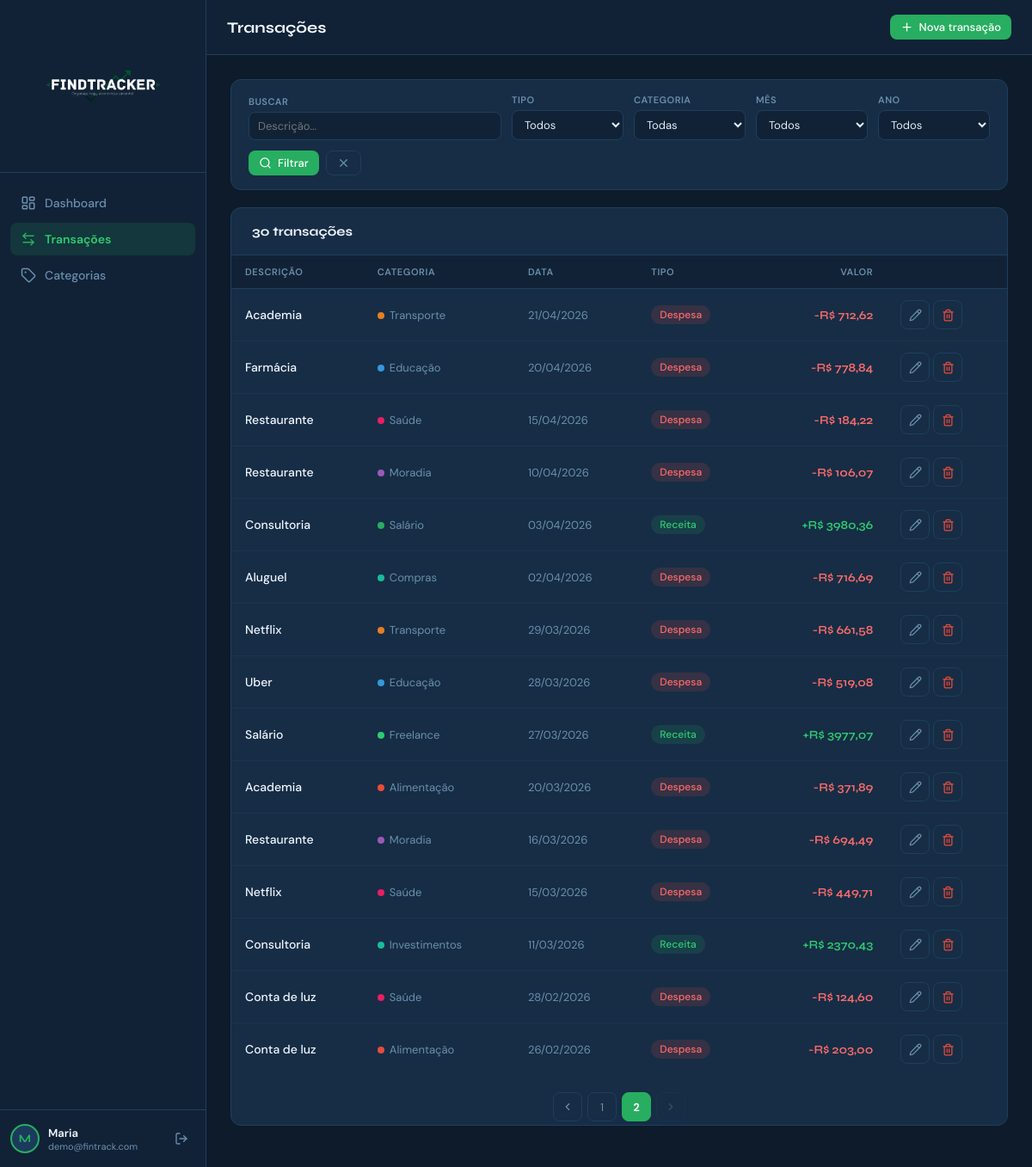
The app's page /transactions?page=2&type=&category=0&month=0&year=0&search= (signed in) with its own data.
### models/models.py (models this page shows, shortened)
class User(UserMixin, db.Model):
    __tablename__ = 'users'
    id           = db.Column(db.Integer, primary_key=True)
    name         = db.Column(db.String(120), nullable=False)
    email        = db.Column(db.String(150), unique=True, nullable=False)
    password_hash= db.Column(db.String(256), nullable=False)
    created_at   = db.Column(db.DateTime, default=datetime.utcnow)
    transactions = db.relationship('Transaction', backref='user', lazy=True, cascade='all, delete-orphan')
    categories   = db.relationship('Category',    backref='user', lazy=True, cascade='all, delete-orphan')

class Transaction(db.Model):
    __tablename__ = 'transactions'
    id          = db.Column(db.Integer, primary_key=True)
    description = db.Column(db.String(200), nullable=False)
    amount      = db.Column(db.Float, nullable=False)
    type        = db.Column(db.String(10), nullable=False)  # 'income' | 'expense'
    date        = db.Column(db.Date, nullable=False, default=datetime.utcnow)
    notes       = db.Column(db.Text, default='')
    user_id     = db.Column(db.Integer, db.ForeignKey('users.id'),    nullable=False)
    category_id = db.Column(db.Integer, db.ForeignKey('categories.id'), nullable=True)
    created_at  = db.Column(db.DateTime, default=datetime.utcnow)

class Category(db.Model):
    __tablename__ = 'categories'
    id      = db.Column(db.Integer, primary_key=True)
    name    = db.Column(db.String(80), nullable=False)
    icon    = db.Column(db.String(40), default='tag')
    color   = db.Column(db.String(7),  default='#27AE60')
    type    = db.Column(db.String(10), nullable=False)   # 'income' | 'expense'
    user_id = db.Column(db.Integer, db.ForeignKey('users.id'), nullable=False)
    transactions = db.relationship('Transaction', backref='category', lazy=True)

### routes/main.py (the view)
@main_bp.route('/transactions')
@login_required
def transactions():
    page     = request.args.get('page', 1, type=int)
    ttype    = request.args.get('type', '')
    cat_id   = request.args.get('category', 0, type=int)
    month    = request.args.get('month', 0, type=int)
    year     = request.args.get('year',  0, type=int)
    search   = request.args.get('search', '')
    q = Transaction.query.filter_by(user_id=current_user.id)
    if ttype:    q = q.filter_by(type=ttype)
    if cat_id:   q = q.filter_by(category_id=cat_id)
    if month:    q = q.filter(extract('month', Transaction.date) == month)
    if year:     q = q.filter(extract('year',  Transaction.date) == year)
    if search:   q = q.filter(Transaction.description.ilike(f'%{search}%'))
    transactions = q.order_by(Transaction.date.desc(), Transaction.id.desc()).paginate(page=page, per_page=15)
    categories   = Category.query.filter_by(user_id=current_user.id).order_by(Category.name).all()
    today        = date.today()
    return render_template('transactions.html',
        transactions=transactions,
        categories=categories,
        filters={'type': ttype, 'category': cat_id, 'month': month, 'year': year, 'search': search},
        today=today,
        years=list(range(today.year - 3, today.year + 1))
    )

### app.py (called while the page is built)
def create_app():
    app = Flask(__name__)
    app.config['SECRET_KEY']          = os.environ.get('SECRET_KEY', 'fintrack-secret-2025-change-me')
    app.config['SQLALCHEMY_DATABASE_URI']        = 'sqlite:///fintrack.db'
    app.config['SQLALCHEMY_TRACK_MODIFICATIONS'] = False
    db.init_app(app)
    login_manager = LoginManager(app)
    login_manager.login_view     = 'auth.login'
    login_manager.login_message  = 'Faça login para continuar.'
    login_manager.login_message_category = 'info'
    @login_manager.user_loader
    def load_user(user_id):
        return User.query.get(int(user_id))
    app.register_blueprint(auth_bp)
    app.register_blueprint(main_bp)
    with app.app_context():
        db.create_all()
    return app

### templates/transactions.html (shortened to what this page needs)
{% extends 'base.html' %}
{% block page_title %}Transações{% endblock %}
{% block topbar_actions %}
  <a href="{{ url_for('main.add_transaction') }}" class="btn btn-primary btn-sm">
    <i data-lucide="plus"></i> Nova transação
  </a>
{% endblock %}
{% block content %}
<form method="GET" class="filters-bar">
  <div class="filter-group" style="flex:2;min-width:180px">
    <label class="filter-label">Buscar</label>
    <input type="text" name="search" class="filter-control" placeholder="Descrição..." value="{{ filters.search }}">
  </div>
  <div class="filter-group">
    <label class="filter-label">Tipo</label>
    <select name="type" class="filter-control">
      <option value="">Todos</option>
    </select>
  </div>
  <div class="filter-group">
    <label class="filter-label">Categoria</label>
    <select name="category" class="filter-control">
      <option value="">Todas</option>
    </select>
  </div>
  <div class="filter-group">
    <label class="filter-label">Mês</label>
    <select name="month" class="filter-control">
      <option value="">Todos</option>
    </select>
  </div>
  <div class="filter-group">
    <label class="filter-label">Ano</label>
    <select name="year" class="filter-control">
      <option value="">Todos</option>
    </select>
  </div>
  <div style="display:flex;gap:8px;align-items:flex-end">
    <button type="submit" class="btn btn-primary btn-sm"><i data-lucide="search"></i> Filtrar</button>
    <a href="{{ url_for('main.transactions') }}" class="btn btn-ghost btn-sm"><i data-lucide="x"></i></a>
  </div>
</form>
<div class="table-card">
  <div class="table-header">
    <span class="table-title">
      {{ transactions.total }} transaç{{ 'ão' if transactions.total == 1 else 'ões' }}
    </span>
  </div>
  {% if transactions.items %}
  <table>
    <thead>
      <tr>
        <th>Descrição</th>
        <th>Categoria</th>
        <th>Data</th>
        <th>Tipo</th>
        <th class="text-right">Valor</th>
        <th></th>
      </tr>
    </thead>
    <tbody>
      {% for tx in transactions.items %}
      <tr>
        <td class="td-desc">
          {{ tx.description }}
        </td>
        <td>
          {% if tx.category %}
          <span style="display:inline-flex;align-items:center;gap:6px">
            <span style="width:8px;height:8px;border-radius:50%;background:{{ tx.category.color }};display:inline-block;flex-shrink:0"></span>
            <span style="font-size:13px;color:var(--muted)">{{ tx.category.name }}</span>
          </span>
          {% else %}<span style="color:var(--muted2);font-size:13px">—</span>{% endif %}
        </td>
        <td style="color:var(--muted);font-size:13px;white-space:nowrap">{{ tx.date.strftime('%d/%m/%Y') }}</td>
        <td><span class="badge badge-{{ tx.type }}">{{ 'Receita' if tx.type == 'income' else 'Despesa' }}</span></td>
        <td class="text-right amount-{{ tx.type }}" style="white-space:nowrap">
          {{ '+' if tx.type == 'income' else '-' }}R$ {{ '%.2f'|format(tx.amount)|replace('.',',') }}
        </td>
        <td>
          <div class="tx-actions">
            <a href="{{ url_for('main.edit_transaction', tx_id=tx.id) }}" class="btn btn-ghost btn-icon btn-sm" title="Editar">
              <i data-lucide="pencil"></i>
            </a>
            <form method="POST" action="{{ url_for('main.delete_transaction', tx_id=tx.id) }}"
                  onsubmit="return confirm('Remover esta transação?')">
              <button type="submit" class="btn btn-ghost btn-icon btn-sm" title="Excluir" style="color:var(--red)">
                <i data-lucide="trash-2"></i>
              </button>
            </form>
          </div>
        </td>
      </tr>
      {% endfor %}
    </tbody>
  </table>
  {% if transactions.pages > 1 %}
  <div class="pagination">
    <a href="{{ url_for('main.transactions', page=transactions.prev_num, **filters) if transactions.has_prev else '#' }}"
       class="page-link {{ 'disabled' if not transactions.has_prev }}">
      <i data-lucide="chevron-left" style="width:14px;height:14px"></i>
    </a>
    {% for p in transactions.iter_pages(left_edge=1, right_edge=1, left_current=2, right_current=2) %}
      {% if p %}
        <a href="{{ url_for('main.transactions', page=p, **filters) }}"
           class="page-link {{ 'active' if p == transactions.page }}">{{ p }}</a>
      {% else %}
        <span class="page-link disabled">…</span>
      {% endif %}
    {% endfor %}
    <a href="{{ url_for('main.transactions', page=transactions.next_num, **filters) if transactions.has_next else '#' }}"
       class="page-link {{ 'disabled' if not transactions.has_next }}">
      <i data-lucide="chevron-right" style="width:14px;height:14px"></i>
    </a>
  </div>
  {% endif %}
  {% endif %}
</div>
{% endblock %}

### templates/base.html (shortened to what this page needs)
<!DOCTYPE html>
<html lang="pt-BR">
<head>
  <link rel="stylesheet" href="{{ url_for('static', filename='css/style.css') }}">
</head>
<body>
{% if current_user.is_authenticated %}
<aside class="sidebar" id="sidebar">
  <div class="sidebar-logo">
  <img src="{{ url_for('static', filename='img/logo-dark.png') }}" alt="FinTrack" class="sidebar-logo-img">
</div>
  <nav class="sidebar-nav">
    <a href="{{ url_for('main.dashboard') }}"    class="nav-item {% if request.endpoint == 'main.dashboard'    %}active{% endif %}">
      <i data-lucide="layout-dashboard"></i><span>Dashboard</span>
    </a>
    <a href="{{ url_for('main.transactions') }}" class="nav-item {% if 'transaction' in request.endpoint %}active{% endif %}">
      <i data-lucide="arrow-left-right"></i><span>Transações</span>
    </a>
    <a href="{{ url_for('main.categories') }}"   class="nav-item {% if 'categor' in request.endpoint %}active{% endif %}">
      <i data-lucide="tag"></i><span>Categorias</span>
    </a>
  </nav>
  <div class="sidebar-footer">
    <div class="user-info">
      <div class="user-avatar">{{ current_user.name[0].upper() }}</div>
      <div class="user-details">
        <span class="user-name">{{ current_user.name.split()[0] }}</span>
        <span class="user-email">{{ current_user.email }}</span>
      </div>
    </div>
    <a href="{{ url_for('auth.logout') }}" class="logout-btn" title="Sair">
      <i data-lucide="log-out"></i>
    </a>
  </div>
</aside>
<div class="main-wrap">
  <header class="topbar">
    <div class="topbar-title">{% block page_title %}{% endblock %}</div>
    <div class="topbar-actions">{% block topbar_actions %}{% endblock %}</div>
  </header>
  <main class="page-content">
    {% block content %}{% endblock %}
  </main>
</div>
{% endif %}
</body>
</html>

### records on screen
User: name "M", name "Maria", email "demo@fintrack.com"
Transaction: description "Academia", category.name "Transporte", date "21/04/2026", type "Despesa", type "-", amount "712,62"
Transaction: description "Farmácia", category.name "Educação", date "20/04/2026", type "Despesa", type "-", amount "778,84"
Transaction: description "Restaurante", category.name "Saúde", date "15/04/2026", type "Despesa", type "-", amount "184,22"
Transaction: description "Restaurante", category.name "Moradia", date "10/04/2026", type "Despesa", type "-", amount "106,07"
Transaction: description "Consultoria", category.name "Salário", date "03/04/2026", type "Receita", type "+", amount "3980,36"
Transaction: description "Aluguel", category.name "Compras", date "02/04/2026", type "Despesa", type "-", amount "716,69"
Transaction: description "Netflix", category.name "Transporte", date "29/03/2026", type "Despesa", type "-", amount "661,58"
Transaction: description "Uber", category.name "Educação", date "28/03/2026", type "Despesa", type "-", amount "519,08"
Transaction: description "Salário", category.name "Freelance", date "27/03/2026", type "Receita", type "+", amount "3977,07"
Transaction: description "Academia", category.name "Alimentação", date "20/03/2026", type "Despesa", type "-", amount "371,89"
Transaction: description "Restaurante", category.name "Moradia", date "16/03/2026", type "Despesa", type "-", amount "694,49"
Transaction: description "Netflix", category.name "Saúde", date "15/03/2026", type "Despesa", type "-", amount "449,71"
Transaction: description "Consultoria", category.name "Investimentos", date "11/03/2026", type "Receita", type "+", amount "2370,43"
Transaction: description "Conta de luz", category.name "Saúde", date "28/02/2026", type "Despesa", type "-", amount "124,60"
Transaction: description "Conta de luz", category.name "Alimentação", date "26/02/2026", type "Despesa", type "-", amount "203,00"

### other values on screen
{{ transactions.total }} "30"
{{ 'ão' if transactions.total == 1 else 'ões' }} "ões"
{{ p }} "1" "2"
